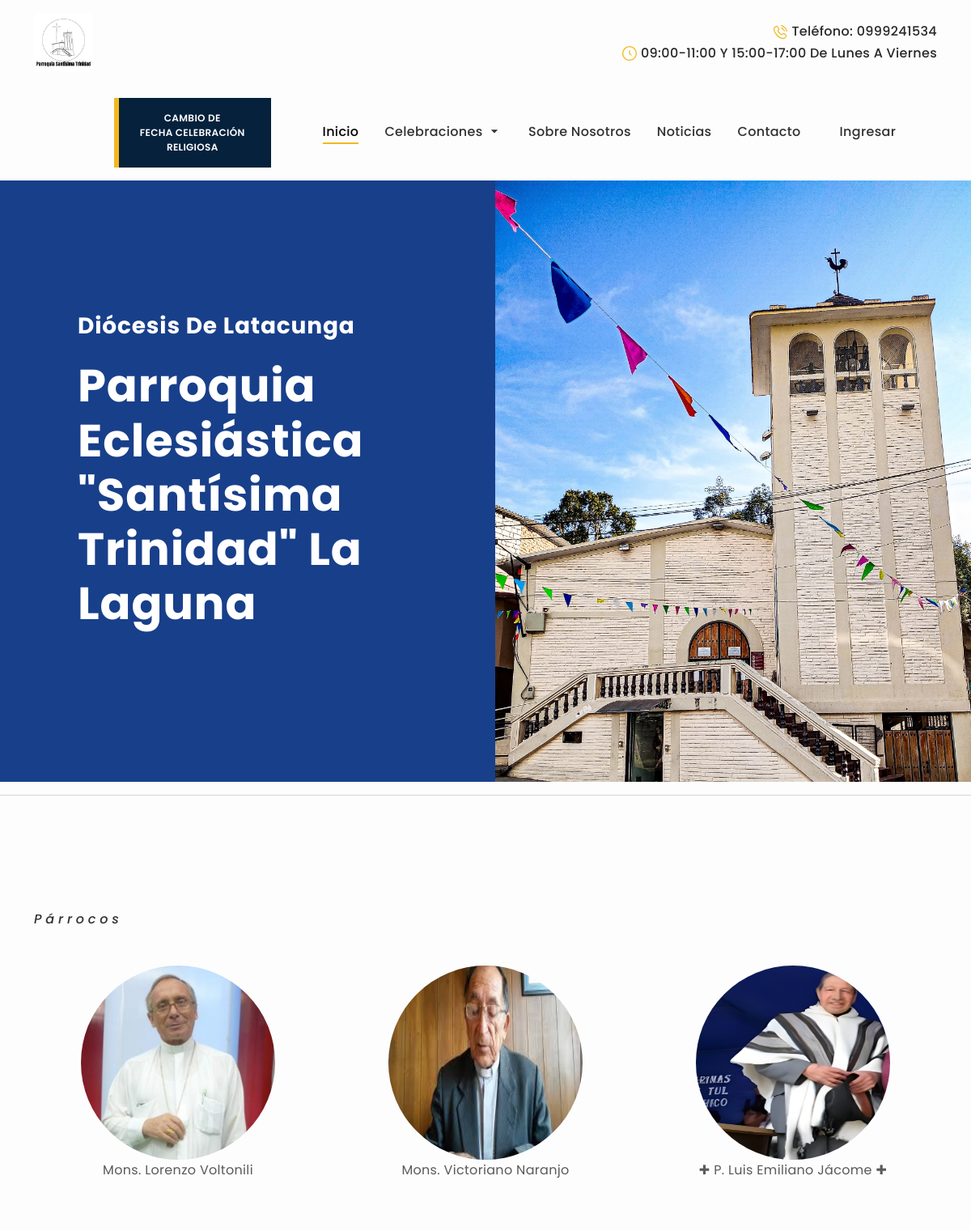
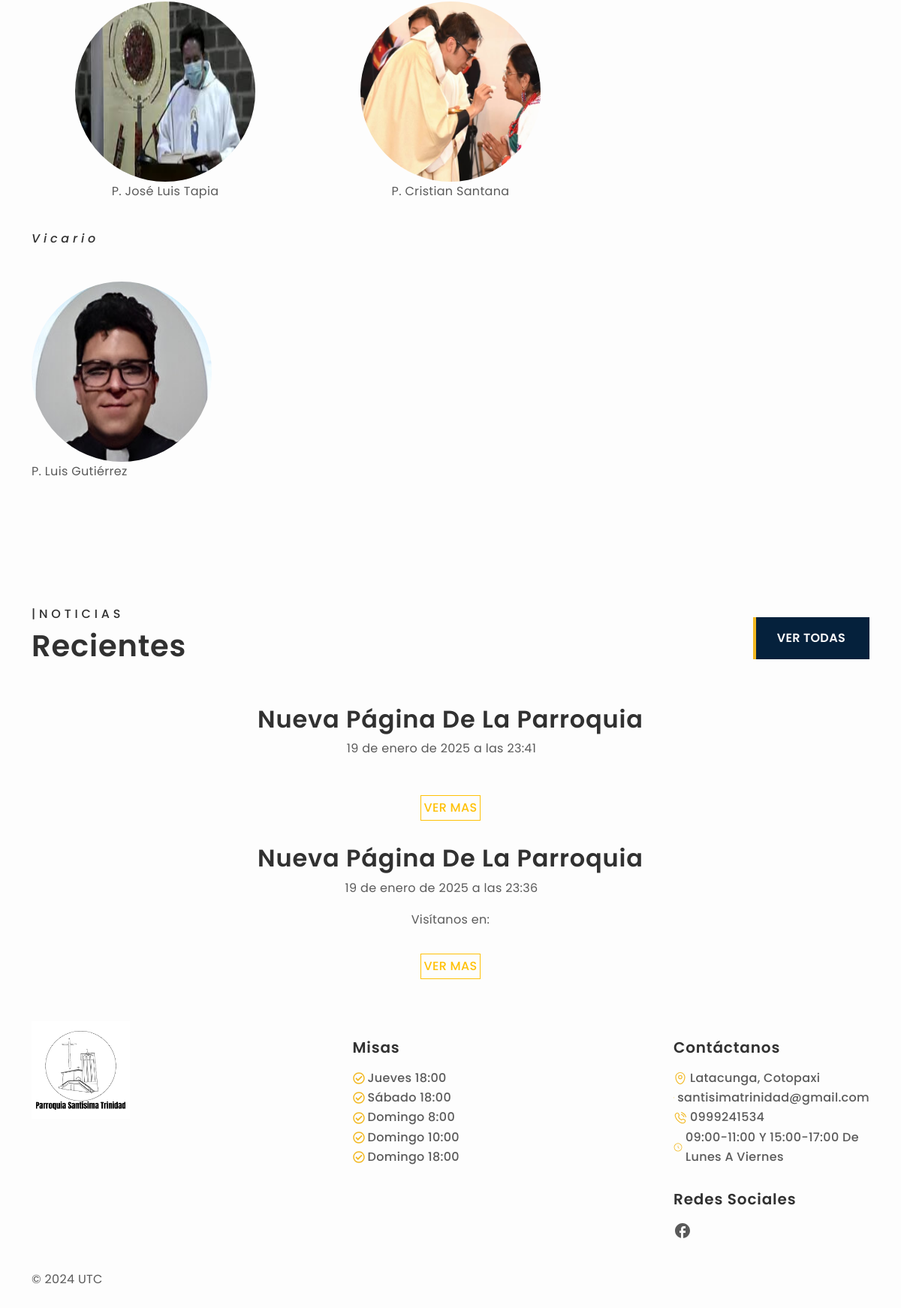
The page / on the database its author committed (2 pictures, top to bottom).
### Apps/web/models.py (models this page shows, shortened)
class Noticia(models.Model):
    id = models.AutoField(primary_key=True)
    titulo = models.CharField(max_length=100)
    contenido = models.TextField()
    fecha = models.DateTimeField(auto_now_add=True)
    autor = models.ForeignKey(User, on_delete=models.DO_NOTHING)

### Apps/web/views.py (the view)
# urls.py: path('', views.index ),
def index(request):
    context = {
        'noticias': Noticia.objects.all().order_by('-fecha')[:4]
    }
    return render(request, 'index.html', context)

### Apps/web/templates/index.html
{% extends 'base.html' %}
{% load static %}
{% block body %}
<section id="billboard">
  <div class="row align-items-center g-0z" style="background-color: #183f8a">
    <div class="col-lg-6">
      <div class="m-4 p-4 m-lg-5 p-lg-5">
        <h3 class="fw-bold h3 text-white">Diócesis de Latacunga</h3>
        <h2 class="display-4 fw-bold text-white my-4">Parroquia Eclesiástica "Santísima Trinidad" La Laguna</h2>
      </div>
    </div>
    <div class="col-lg-6">
      <img src="{% static 'images/iglesia/17.jpg' %}" alt="img" class="img-fluid">
    </div>
  </div>
</section>
<hr>
<section id="brands" class="padding-small">
  <div class="container">
    <h6 class="fst-italic text-capitalize mb-4"> Párrocos
    </h6>
    <div class="row row-sm">
      <div class="col col-md-4 my-4 text-center">
        <img src="{% static 'images/parrocos/mon_lorenzo.png' %}" alt="" class="img rounded-circle" style="width: 15rem; height: 15rem;">
        <p>Mons. Lorenzo Voltonili</p>
      </div>
      <div class="col col-md-4 my-4 text-center">
        <img src="{% static 'images/parrocos/victoriano_naranjo.jpeg' %}" alt="" class="img rounded-circle" style="width: 15rem; height: 15rem;">
        <p>Mons. Victoriano Naranjo</p>
      </div>
      <div class="col col-md-4 my-4 text-center">
        <img src="{% static 'images/parrocos/p_emiliano.jpeg' %}" alt="" class="img rounded-circle" style="width: 15rem; height: 15rem;">
        <p>✚ P. Luis Emiliano Jácome ✚</p>
      </div>
      <div class="col col-md-4 my-4 text-center">
        <img src="{% static 'images/parrocos/p_jose_luis.jpeg' %}" alt="" class="img rounded-circle" style="width: 15rem; height: 15rem;">
        <p>P. José Luis Tapia</p>
      </div>
      <div class="col col-md-4 my-4 text-center">
        <img src="{% static 'images/parrocos/p_cristian.jpg' %}" alt="" class="img rounded-circle" style="width: 15rem; height: 15rem;">
        <p>P. Cristian Santana</p>
      </div>
    </div>
  </div>
  <div class="container">
    <h6 class="fst-italic text-capitalize mb-4"> Vicario
    </h6>
    <div class="row">
      <div class="col my-4">
        <img src="{% static 'images/parrocos/p_luis_gutierrez.jpeg' %}" alt="" class="img rounded-circle" style="width: 15rem; height: 15rem;">
        <p>P. Luis Gutiérrez</p>
      </div>
    </div>
  </div>
</section>
<section id="blog">
  <div class="container">
    <div class="d-flex justify-content-between align-items-center">
      <div>
        <h6><span class="text">|</span>Noticias</h6>
        <h3 class="display-6 fw-semibold">Recientes</h3>
      </div>
      <div>
        <a href="/news/" class="btn btn-primary btn-slide hover-slide-right">
          <span>Ver Todas</span>
        </a>
      </div>
    </div>
    <div class="row mt-5" id="noticias">
      <div class="container">
        {% for n in noticias %}
          <div class=" row text-center mb-3">
            <h2>{{n.titulo}}</h2>
            <div class="row text-center">
                <p>{{n.fecha}}</p>
            </div>
            <p>{{n.contenido|striptags|slice:":40"}}</p>
            <div class="container d-flex justify-content-center mt-3 mb-3">
              <a href="/new/{{n.id}}" class="btn btn-outline-warning p-1" >Ver mas</a>
            </div>
          </div>
        {% endfor %}
      </div>
    </div>
  </div>
</section>
{% endblock  %}

### static/style.css (style rules this page uses)
:root { --primary-color: #F2B821; --secondary-color: #05213C; --black-color: #292929; --light-black-color: #343536; --dark-color: #313131; --body-color: #5A5A5A; --gray-color: #777F81; --light-color: #fdfdfd; --bs-gray-100: #F6F6F6; --bs-gray-300: #DCDCDC; --bs-primary-text-emphasis: var(--primary-color); --bs-body-color-rgb: 90, 90, 90; --bs-light-rgb: rgba(255, 255, 255, 1); --bs-dark-rgb: 41, 41, 41; --bs-primary-rgb: 178, 142, 113; }
:root { --heading-font: "Poppins", sans-serif; --body-font: "Poppins", sans-serif; }
*, *::before, *::after { -webkit-box-sizing: border-box; -moz-box-sizing: border-box; box-sizing: border-box; }
html { box-sizing: border-box; }
body { background-color: var(--light-color); font-family: var(--body-font); font-size: 16px; font-weight: 400; line-height: 164%; letter-spacing: 0.32px; color: var(--body-color); margin: 0; }
p { color: var(--body-color); }
a { color: inherit; text-decoration: none; transition: 0.3s ease-in-out; }
.padding-small { padding-top: 8em; padding-bottom: 8em; }
h1, h2, h3, h4, h5, h6 { color: var(--dark-color); font-family: var(--heading-font); text-transform: capitalize; font-weight: 600; letter-spacing: 0.84px; line-height: 115%; }
h6 { font-weight: 500; text-transform: uppercase; letter-spacing: 0.3rem; }
.btn { --bs-btn-padding-x: 2rem; --bs-btn-padding-y: 1rem; --bs-btn-font-size: 1rem; --bs-btn-font-weight: 500; text-transform: uppercase; border-radius: 0px; transition: all 0.5s ease-in-out; }
.btn-primary { --bs-btn-color: var(--light-color); --bs-btn-bg: var(--primary-color); --bs-btn-border-color: var(--primary-color); --bs-btn-hover-color: var(--light-color); --bs-btn-hover-bg: var(--primary-color); --bs-btn-hover-border-color: var(--primary-color); --bs-btn-focus-shadow-rgb: 49, 132, 253; --bs-btn-active-color: var(--light-color); --bs-btn-active-bg: var(--primary-color); --bs-btn-active-border-color: var(--primary-color); --bs-btn-active-shadow: inset 0 3px 5px rgba(0, 0, 0, 0.125); --bs-btn-disabled-color: var(--light-color); --bs-btn-disabled-bg: var(--primary-color); --bs-btn-disabled-border-color: var(--primary-color); }
.btn-slide { position: relative; display: inline-block; border: none; cursor: pointer; background-color: var(--secondary-color); }
.btn-slide.hover-slide-right::before { top: 0; bottom: 0; left: 0; height: 100%; width: 3%; position: absolute; content: ""; background-color: var(--primary-color); transition: 0.3s ease-in-out; }
.btn-slide span { position: relative; display: inline-block; top: 0; left: 0; width: 100%; transition: 0.3s; font-weight: 600; }

### rows shown on the page
Noticia: titulo "Nueva Página De La Parroquia", fecha "19 de enero de 2025 a las 23:41"
Noticia: titulo "Nueva Página De La Parroquia", fecha "19 de enero de 2025 a las 23:36", contenido "Visítanos en:"
